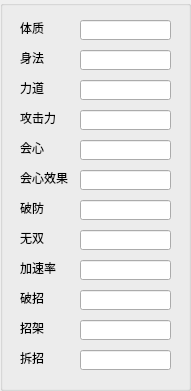
     <widget class="QGroupBox" name="groupBox_13">
      <property name="geometry">
       <rect>
        <x>1030</x>
        <y>40</y>
        <width>191</width>
        <height>391</height>
       </rect>
      </property>
      <property name="title">
       <string/>
      </property>
      <widget class="QLabel" name="label_159">
       <property name="geometry">
        <rect>
         <x>20</x>
         <y>200</y>
         <width>51</width>
         <height>16</height>
        </rect>
       </property>
       <property name="text">
        <string>破防</string>
       </property>
      </widget>
      <widget class="QLabel" name="label_163">
       <property name="geometry">
        <rect>
         <x>20</x>
         <y>260</y>
         <width>51</width>
         <height>16</height>
        </rect>
       </property>
       <property name="text">
        <string>加速率</string>
       </property>
      </widget>
      <widget class="QLabel" name="label_167">
       <property name="geometry">
        <rect>
         <x>20</x>
         <y>290</y>
         <width>51</width>
         <height>16</height>
        </rect>
       </property>
       <property name="text">
        <string>破招</string>
       </property>
      </widget>
      <widget class="QLabel" name="label_168">
       <property name="geometry">
        <rect>
         <x>20</x>
         <y>80</y>
         <width>51</width>
         <height>16</height>
        </rect>
       </property>
       <property name="text">
        <string>力道</string>
       </property>
      </widget>
      <widget class="QLabel" name="label_170">
       <property name="geometry">
        <rect>
         <x>20</x>
         <y>350</y>
         <width>51</width>
         <height>16</height>
        </rect>
       </property>
       <property name="text">
        <string>拆招</string>
       </property>
      </widget>
      <widget class="QLabel" name="label_171">
       <property name="geometry">
        <rect>
         <x>20</x>
         <y>320</y>
         <width>51</width>
         <height>16</height>
        </rect>
       </property>
       <property name="text">
        <string>招架</string>
       </property>
      </widget>
      <widget class="QLabel" name="label_172">
       <property name="geometry">
        <rect>
         <x>20</x>
         <y>230</y>
         <width>51</width>
         <height>16</height>
        </rect>
       </property>
       <property name="text">
        <string>无双</string>
       </property>
      </widget>
      <widget class="QLabel" name="label_175">
       <property name="geometry">
        <rect>
         <x>20</x>
         <y>170</y>
         <width>51</width>
         <height>16</height>
        </rect>
       </property>
       <property name="text">
        <string>会心效果</string>
       </property>
      </widget>
      <widget class="QLabel" name="label_176">
       <property name="geometry">
        <rect>
         <x>20</x>
         <y>50</y>
         <width>51</width>
         <height>16</height>
        </rect>
       </property>
       <property name="text">
        <string>身法</string>
       </property>
      </widget>
      <widget class="QLabel" name="label_178">
       <property name="geometry">
        <rect>
         <x>20</x>
         <y>110</y>
         <width>51</width>
         <height>16</height>
        </rect>
       </property>
       <property name="text">
        <string>攻击力</string>
       </property>
      </widget>
      <widget class="QLabel" name="label_181">
       <property name="geometry">
        <rect>
         <x>20</x>
         <y>140</y>
         <width>51</width>
         <height>16</height>
        </rect>
       </property>
       <property name="text">
        <string>会心</string>
       </property>
      </widget>
      <widget class="QLabel" name="label_182">
       <property name="geometry">
        <rect>
         <x>20</x>
         <y>20</y>
         <width>51</width>
         <height>16</height>
        </rect>
       </property>
       <property name="text">
        <string>体质</string>
       </property>
      </widget>
      <widget class="QLineEdit" name="lineEdit_3">
       <property name="geometry">
        <rect>
         <x>80</x>
         <y>20</y>
         <width>91</width>
         <height>20</height>
        </rect>
       </property>
      </widget>
      <widget class="QLineEdit" name="lineEdit_4">
       <property name="geometry">
        <rect>
         <x>80</x>
         <y>50</y>
         <width>91</width>
         <height>20</height>
        </rect>
       </property>
      </widget>
      <widget class="QLineEdit" name="lineEdit_5">
       <property name="geometry">
        <rect>
         <x>80</x>
         <y>80</y>
         <width>91</width>
         <height>20</height>
        </rect>
       </property>
      </widget>
      <widget class="QLineEdit" name="lineEdit_6">
       <property name="geometry">
        <rect>
         <x>80</x>
         <y>110</y>
         <width>91</width>
         <height>20</height>
        </rect>
       </property>
      </widget>
      <widget class="QLineEdit" name="lineEdit_7">
       <property name="geometry">
        <rect>
         <x>80</x>
         <y>140</y>
         <width>91</width>
         <height>20</height>
        </rect>
       </property>
      </widget>
      <widget class="QLineEdit" name="lineEdit_8">
       <property name="geometry">
        <rect>
         <x>80</x>
         <y>170</y>
         <width>91</width>
         <height>20</height>
        </rect>
       </property>
      </widget>
      <widget class="QLineEdit" name="lineEdit_9">
       <property name="geometry">
        <rect>
         <x>80</x>
         <y>200</y>
         <width>91</width>
         <height>20</height>
        </rect>
       </property>
      </widget>
      <widget class="QLineEdit" name="lineEdit_10">
       <property name="geometry">
        <rect>
         <x>80</x>
         <y>230</y>
         <width>91</width>
         <height>20</height>
        </rect>
       </property>
      </widget>
      <widget class="QLineEdit" name="lineEdit_11">
       <property name="geometry">
        <rect>
         <x>80</x>
         <y>260</y>
         <width>91</width>
         <height>20</height>
        </rect>
       </property>
      </widget>
      <widget class="QLineEdit" name="lineEdit_12">
       <property name="geometry">
        <rect>
         <x>80</x>
         <y>290</y>
         <width>91</width>
         <height>20</height>
        </rect>
       </property>
      </widget>
      <widget class="QLineEdit" name="lineEdit_13">
       <property name="geometry">
        <rect>
         <x>80</x>
         <y>320</y>
         <width>91</width>
         <height>20</height>
        </rect>
       </property>
      </widget>
      <widget class="QLineEdit" name="lineEdit_14">
       <property name="geometry">
        <rect>
         <x>80</x>
         <y>350</y>
         <width>91</width>
         <height>20</height>
        </rect>
       </property>
      </widget>
      <zorder>lineEdit_9</zorder>
      <zorder>lineEdit_6</zorder>
      <zorder>lineEdit_13</zorder>
      <zorder>lineEdit_11</zorder>
      <zorder>lineEdit_10</zorder>
      <zorder>lineEdit_7</zorder>
      <zorder>lineEdit_14</zorder>
      <zorder>lineEdit_5</zorder>
      <zorder>lineEdit_8</zorder>
      <zorder>lineEdit_3</zorder>
      <zorder>lineEdit_12</zorder>
      <zorder>lineEdit_4</zorder>
      <zorder>label_175</zorder>
      <zorder>label_172</zorder>
      <zorder>label_163</zorder>
      <zorder>label_170</zorder>
      <zorder>label_171</zorder>
      <zorder>label_181</zorder>
      <zorder>label_167</zorder>
      <zorder>label_159</zorder>
      <zorder>label_168</zorder>
      <zorder>label_176</zorder>
      <zorder>label_178</zorder>
      <zorder>label_182</zorder>
     </widget>
